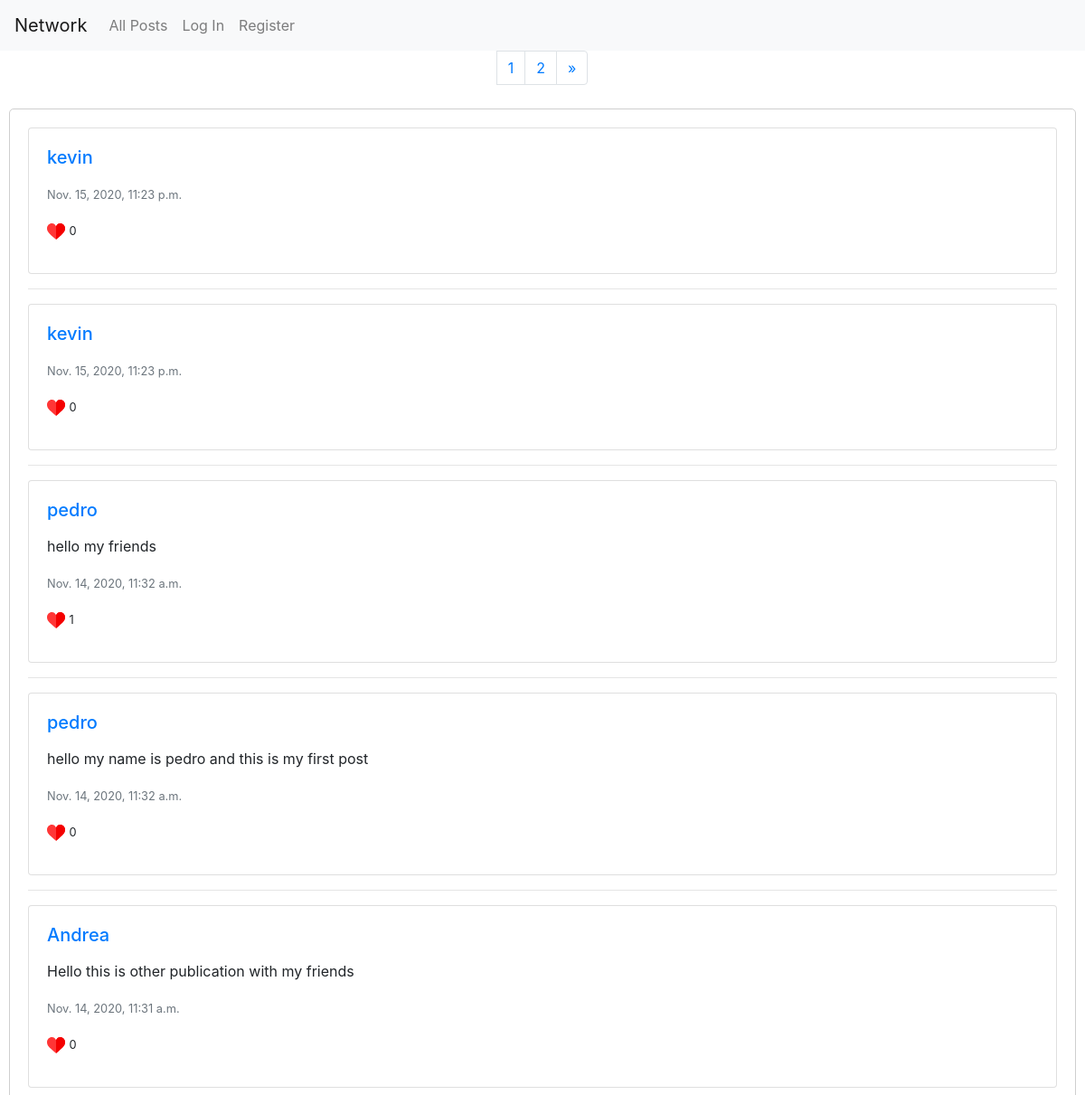
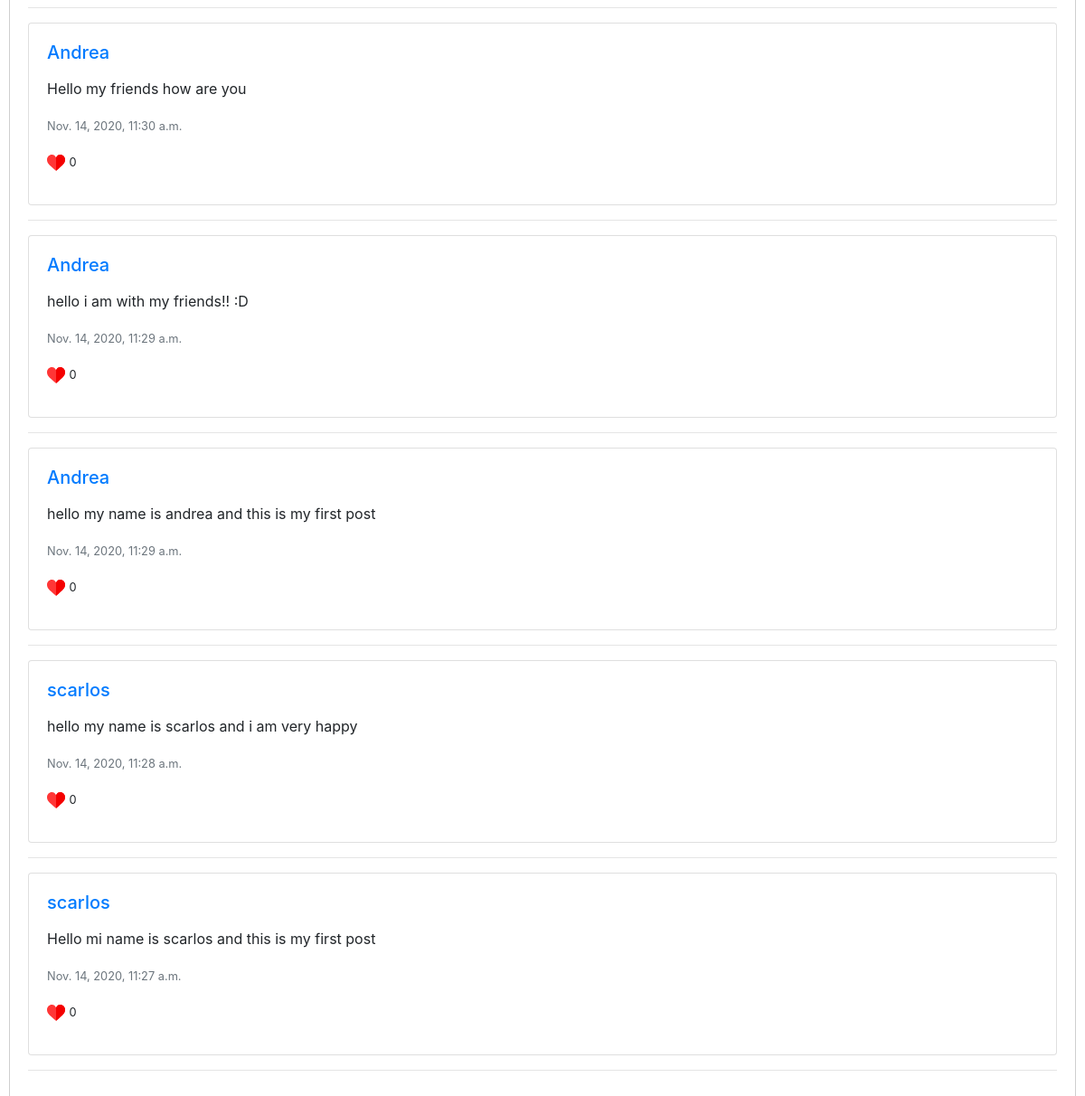
Before: / with the older database file (2 pictures, top to bottom).
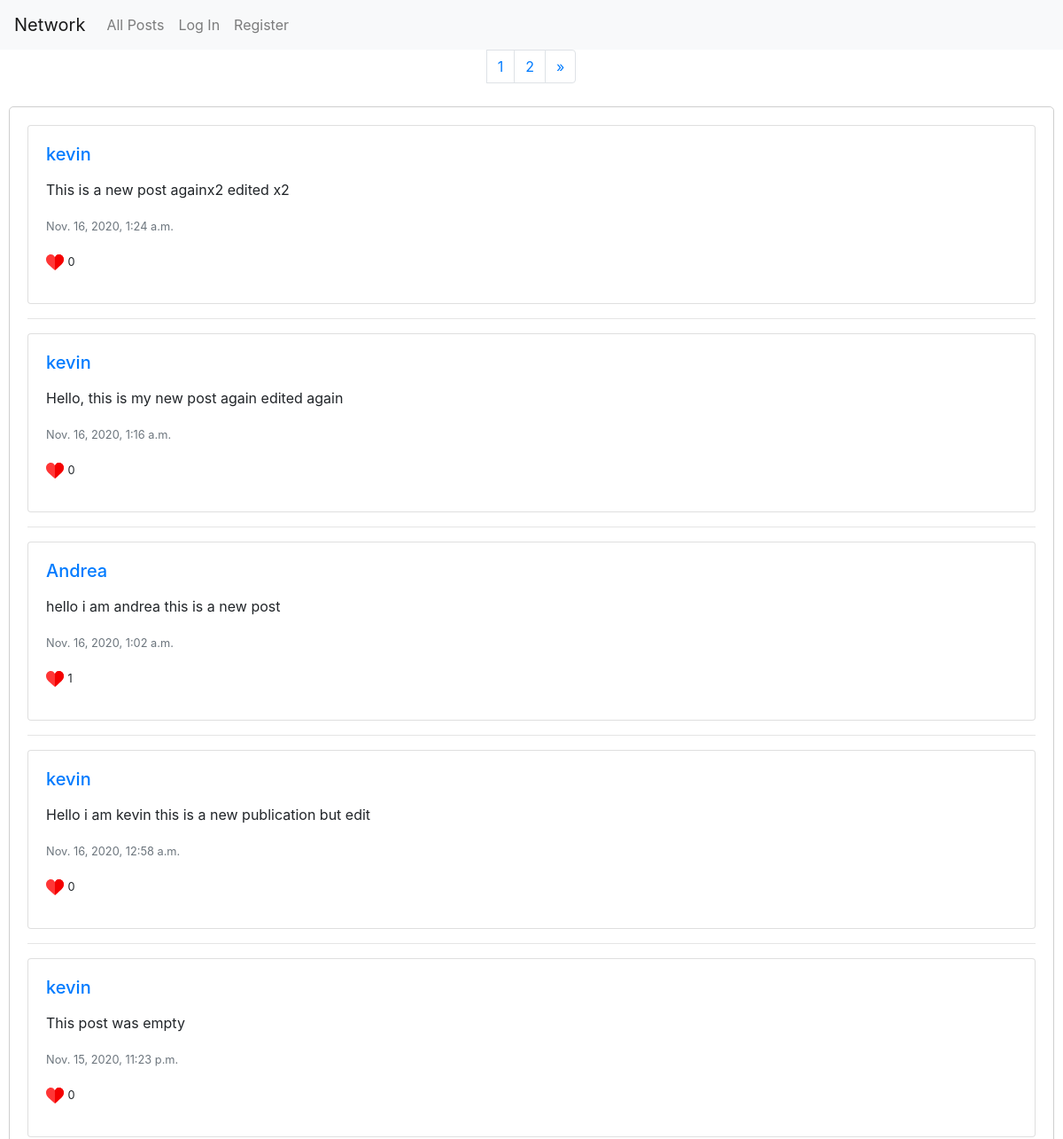
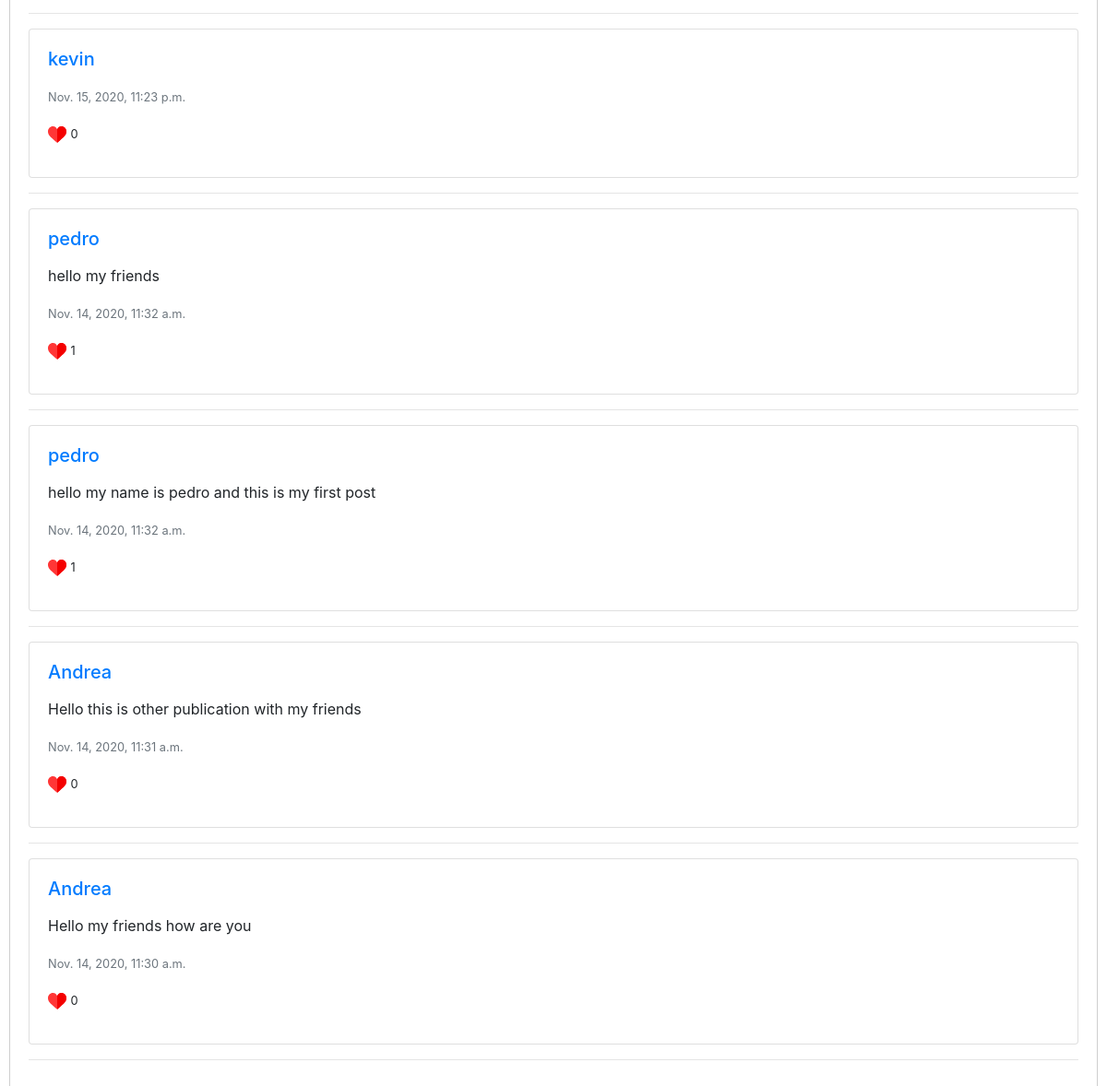
After: the same page with the newer database file (2 pictures, top to bottom).
### network/models.py (models this page shows)
class Post(models.Model):
    user = models.ForeignKey(User, on_delete = models.CASCADE, related_name="post_create") #if user is deleted, auction will be deleted
    date = models.DateTimeField(auto_now_add=True, null=True, blank=True)
    text = models.CharField(max_length=255, null=True)
    likes = models.IntegerField(default=None, null=True, blank=True)
    verify_like = models.BooleanField(default=True, null=True, blank=True)

class User(AbstractUser):
    pass

### network/views.py (the view)
# urls.py: path("", views.index, name="index"),
def index(request):
    posts = Post.objects.all().order_by('-date')
    new_posts=[]
    for one_post in posts:
        try:
            like = Like.objects.filter(user=request.user, post=one_post)
        except:
            like=None
            print("Error al obtener like")
        if like:
            one_post.verify_like = True
        else:
            one_post.verify_like = False
        new_posts.append(one_post)
    paginator = Paginator(new_posts,10)
    page = request.GET.get('page')
    all_posts = paginator.get_page(page)
    return render(request, "network/index.html", { "posts":all_posts})

### network/templates/network/index.html (shortened to what this page needs)
{% extends "network/layout.html" %}
{% load static %}
{% block body %}
<div class=" row align-items-center justify-content-center ">
    <nav aria-label="Page navigation example ">
        <ul class="pagination">
            {% for num in posts.paginator.page_range %}
            <li class="page-item"><a class="page-link" href="?page={{num}}">
                {{num}}
            </a></li>
            {% endfor %}
            <li class="page-item">
                {%if posts.has_next%}
                <a class="page-link" href="?page={{posts.next_page_number}}" aria-label="Next">
                    <span aria-hidden="true">&raquo;</span>
                </a>
                {%endif%}
            </li>
        </ul>
    </nav>
</div>
<div class="box-cont">
    {% for post in posts %}
    <div class="card">
        <div class="card-body">
            <h5 class="card-title"> <a href="/profile/{{post.user.id}}" style="text-decoration: none;">
                    {{post.user.username}} </a> </h5>
            <p class="card-text" id="text-post-{{post.id}}">{{post.text}}</p>
            <p class="card-text"><small class="text-muted">{{post.date}}</small></p>
            <p id="like-section-{{post.id}}">
                <img src="{% static 'images/like.svg' %}" height="20px" width="20px">
                <small id="num-likes-id-{{post.id}}"> {{post.likes}}</small>
            </p>
        </div>
    </div>
    <hr>
    {% endfor %}
</div>
{% endblock %}

Changed rows visible on the page:
no longer on this page (row unchanged): Post: user.username "Andrea", text "hello i am with my friends!! :D", date "Nov. 14, 2020, 11:29 a.m.", likes "0"
no longer on this page (row unchanged): Post: user.username "Andrea", text "hello my name is andrea and this is my first post", date "Nov. 14, 2020, 11:29 a.m.", likes "0"
no longer on this page (row unchanged): Post: user.username "scarlos", text "hello my name is scarlos and i am very happy", date "Nov. 14, 2020, 11:28 a.m.", likes "0"
no longer on this page (row unchanged): Post: user.username "scarlos", text "Hello mi name is scarlos and this is my first post", date "Nov. 14, 2020, 11:27 a.m.", likes "0"
added Post: user.username "kevin", text "This is a new post againx2 edited x2", date "Nov. 16, 2020, 1:24 a.m.", likes "0"
added Post: user.username "kevin", text "Hello, this is my new post again edited again", date "Nov. 16, 2020, 1:16 a.m.", likes "0"
added Post: user.username "Andrea", text "hello i am andrea this is a new post", date "Nov. 16, 2020, 1:02 a.m.", likes "1"
added Post: user.username "kevin", text "Hello i am kevin this is a new publication but edit", date "Nov. 16, 2020, 12:58 a.m.", likes "0"
changed Post: text (not shown) → "This post was empty"
changed Post "hello my name is pedro and this is my first post": likes "0" → "1"
